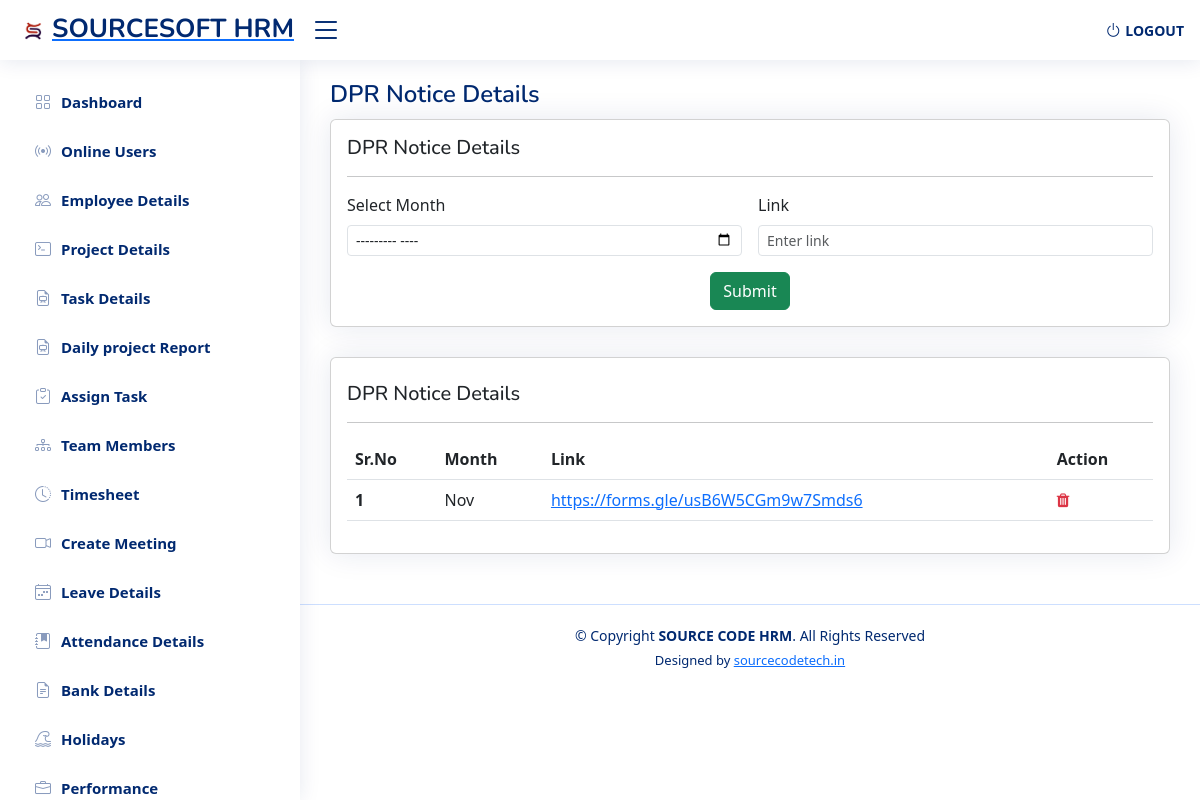
Screenshot of /sourcesoft/admin_dashboard/dailyreport.php (signed in) with the database file from the repository.
### tables this page shows
CREATE TABLE `noticedpr` (
  `id` int(11) NOT NULL,
  `imonth` varchar(40) NOT NULL,
  `link` varchar(50) NOT NULL
);

### sourcesoft/admin_dashboard/dailyreport.php (the view, shortened to what this page needs)
<!DOCTYPE html>
<html lang="en">
<head>
    <link href="assets/vendor/bootstrap/css/bootstrap.min.css" rel="stylesheet">
    <link href="assets/vendor/bootstrap-icons/bootstrap-icons.css" rel="stylesheet">
    <link href="assets/vendor/boxicons/css/boxicons.min.css" rel="stylesheet">
    <link href="assets/vendor/quill/quill.snow.css" rel="stylesheet">
    <link href="assets/vendor/quill/quill.bubble.css" rel="stylesheet">
    <link href="assets/vendor/remixicon/remixicon.css" rel="stylesheet">
    <link href="assets/vendor/simple-datatables/style.css" rel="stylesheet">
    <link href="assets/css/style.css" rel="stylesheet">
    <link rel="stylesheet" href="https://cdn.jsdelivr.net/npm/sweetalert2@11.0.18/dist/sweetalert2.min.css">
    <link rel="stylesheet" href="https://cdnjs.cloudflare.com/ajax/libs/font-awesome/4.7.0/css/font-awesome.min.css">
</head>
<body>
    <?php include "include/header.php"; ?>
    <?php include "include/sidebar.php"; ?>
    <main id="main" class="main">
        <div class="pagetitle">
            <h1>DPR Notice Details</h1>
        </div>
        <section class="section dashboard">
            <div class="row">
                <!DOCTYPE html>
                <html lang="en">
                <head>
                    <link href="https://cdn.jsdelivr.net/npm/bootstrap@5.3.0/dist/css/bootstrap.min.css"
                        rel="stylesheet">
                </head>
                <body>
                    <div class="container">
                        <div class="card">
                            <div class="card-body">
                                <h5 class="">DPR Notice Details</h5>
                                <hr>
                                <form class="row g-3" action="#" method="POST" onsubmit="return validateForm()">
                                <div class="col-md-6">
                                <label for="exampleFormControlTextarea1" class="form-label">Select Month </label>
                                <input type="month" name="imonth" class="form-control form-control-sm" id="inputmonth" required>
                            </div>
                                    <div class="col-md-6">
                                        <label for="" class="form-label">Link</label>
                                        <input type="text" class="form-control form-control-sm" name="link"
                                        placeholder="Enter link" required autocomplete="off">
                                    </div>
                                    <div class="col-md-12 text-center">
                                        <button type="submit" class="btn btn-success " name="submit" onclick="return validateForm()">Submit</button>
                                    </div>
                                </form>
                            </div>
                        </div>
                    </div>
                </body>
                </html>
 </div>
 <section class="section">
                <div class="row">
                    <div class="col-lg-12 col-md-12">
                        <div class="card">
                            <div class="card-body">
                                <h5 class="mt-2">DPR Notice Details</h5>
                                <hr>
                                <div class="table-responsive">
                                    <table class="table datatable">
                                        <thead>
                                            <tr>
                                                <th scope="col">Sr.No</th>
                                                <th scope="col">Month</th>
                                                <th scope="col">Link</th>
                                                <th scope="col">Action</th>
                                            </tr>
                                        </thead>
                                        <?php
                                        $query_result = mysqli_query($conn, "SELECT *, ROW_NUMBER() OVER (ORDER BY id DESC) as row_num FROM `noticedpr`");
                                        while ($result = mysqli_fetch_array($query_result)) {
                                        ?>
                                        <tr>
                                            <th scope="row"><?php echo $result['row_num']; ?></th>
                                            <td><?php echo date('M', strtotime($result['imonth'])); ?></td>
                                            <td><a target="_blank"
                                                    href="<?php echo $result['link']; ?>"><?php echo $result['link']; ?></a>
                                            </td>
                                            <td>
                                                <a class='' href='dailyreport?id=<?php echo $result['id']; ?>'><i
                                                        class='fa fa-trash text-danger'></i></a>
                                            </td>
                                        </tr>
                                        <?php $i++;
                                        }
                                        ?>
                                    </table>
                                </div>
                            </div>
                        </div>
                    </div>
                </div>
            </section>
 </section>
    </main>
    <?php include "include/footer.php"; ?>
</body>

### sourcesoft/admin_dashboard/assets/css/style.css (style rules this page uses)
:root { scroll-behavior: smooth; }
body { font-family: "Open Sans", sans-serif; background: #f6f9ff; color: #444444; }
a { color: #4154f1; text-decoration: none; }
h1, h2, h3, h4, h5, h6 { font-family: "Nunito", sans-serif; }
#main { margin-top: 60px; padding: 20px 30px; transition: all 0.3s; }
.pagetitle { margin-bottom: 10px; }
.pagetitle h1 { font-size: 24px; margin-bottom: 0; font-weight: 600; color: #012970; }
.card { margin-bottom: 30px; border: none; border-radius: 5px; box-shadow: 0px 0 30px rgba(1, 41, 112, 0.1); }
.card-body { padding: 0 20px 20px 20px; }
@media (min-width: 1200px) { #main, #footer { margin-left: 300px; } }

### rows the page displays
noticedpr: row_num "1", imonth "Nov", link "https://forms.gle/usB6W5CGm9w7Smds6"
